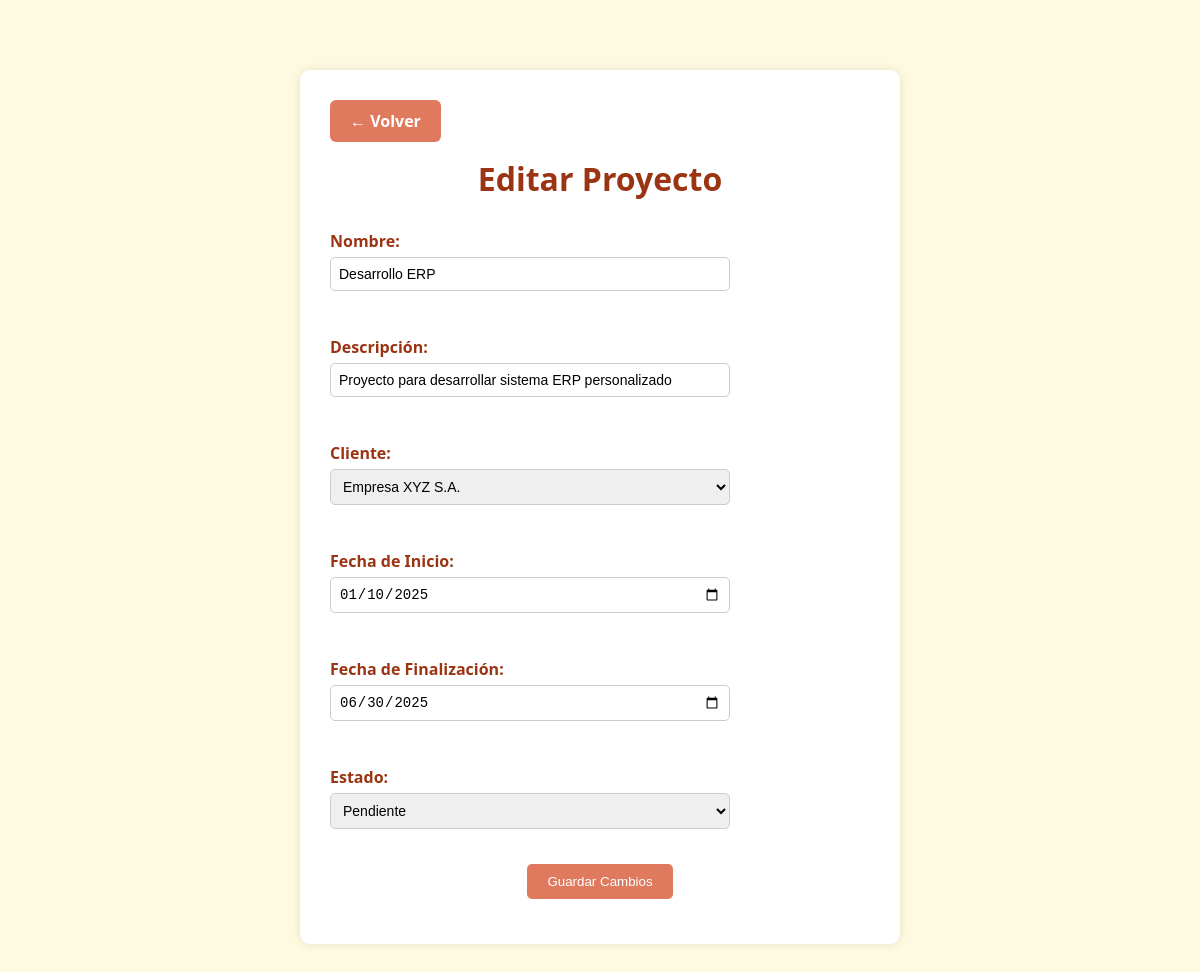
Screenshot of /index.php?accion=editarproyecto&idpro=1 (signed in) with the database file from the repository.
### tables this page shows
CREATE TABLE proyecto (
    idproyecto INT AUTO_INCREMENT PRIMARY KEY,
    nombre VARCHAR(150) NOT NULL,
    descripcion TEXT,
    cliente_id INT NOT NULL,
    fecha_inicio DATE,
    fecha_fin DATE,
    estado VARCHAR(50) DEFAULT 'pendiente',
    fecha_creado TIMESTAMP DEFAULT CURRENT_TIMESTAMP,
    CONSTRAINT fk_cliente FOREIGN KEY (cliente_id) REFERENCES cliente(idcliente) ON DELETE CASCADE
);

CREATE TABLE cliente (
    idcliente INT AUTO_INCREMENT PRIMARY KEY,
    nombre VARCHAR(150) NOT NULL,
    email VARCHAR(100),
    telefono VARCHAR(20),
    direccion TEXT,
    fecha_creado TIMESTAMP DEFAULT CURRENT_TIMESTAMP
);

### Config/DB.php (called while the page is built)
<?php
    class DB{
        public static function conectar(){
            $url="mysql: host=localhost; dbname=TecnoSoluciones";
            $user="root";
            $password="970091413";
            $cn=new PDO($url, $user, $password);
            return $cn;
        }
    }
?>

### Model/ProyectoModel.php (called while the page is built, shortened)
<?php
    require_once './config/DB.php';
    require_once 'Proyecto.php';
    class ProyectoModel{
        private $db;
        public function __construct(){
            $this->db=DB::conectar();
        }
        public function obtenerPorId($id) {
            $sql = "SELECT * FROM proyecto WHERE idproyecto = :id";
            $ps = $this->db->prepare($sql);
            $ps->bindParam(':id', $id);
            $ps->execute();
            $fila = $ps->fetch(PDO::FETCH_ASSOC);
    if ($fila) {
            $pro = new Proyecto();
            $pro->setIdproyecto($fila['idproyecto']);
            $pro->setNombre($fila['nombre']);
            $pro->setDescripcion($fila['descripcion']);
            $pro->setClienteId($fila['cliente_id']);
            $pro->setFechaInicio($fila['fecha_inicio']);
            $pro->setFechaFin($fila['fecha_fin']);
            $pro->setEstado($fila['estado']);
            return $pro;
        }
        return null;
}
    }
?>

### Model/Proyecto.php (called while the page is built, shortened)
<?php
    class Proyecto{
    private $nombre;
    private $descripcion;
    private $cliente_id;
    private $fecha_inicio;
    private $fecha_fin;
    private $estado;
    public function getNombre() {
        return $this->nombre;
    }
    public function setNombre($nombre) {
        $this->nombre = $nombre;
    }
    public function getDescripcion() {
        return $this->descripcion;
    }
    public function setDescripcion($descripcion) {
        $this->descripcion = $descripcion;
    }
    public function getClienteId() {
        return $this->cliente_id;
    }
    public function setClienteId($cliente_id) {
        $this->cliente_id = $cliente_id;
    }
    public function getFechaInicio() {
        return $this->fecha_inicio;
    }
    public function setFechaInicio($fecha_inicio) {
        $this->fecha_inicio = $fecha_inicio;
    }
    public function getFechaFin() {
        return $this->fecha_fin;
    }
    public function setFechaFin($fecha_fin) {
        $this->fecha_fin = $fecha_fin;
    }
    public function getEstado() {
        return $this->estado;
    }
    public function setEstado($estado) {
        $this->estado = $estado;
    }
}
?>

### Model/ClienteModel.php (called while the page is built, shortened)
<?php
require_once './config/DB.php';
require_once 'Cliente.php';
class ClienteModel {
    private $db;
    public function __construct() {
        $this->db = DB::conectar();
    }
    public function listar() {
        $sql = "SELECT idcliente, nombre FROM cliente";
        $ps = $this->db->prepare($sql);
        $ps->execute();
        $datos = $ps->fetchAll(PDO::FETCH_ASSOC);
        $clientes = [];
        foreach ($datos as $fila) {
            $cli = new Cliente();
            $cli->setIdcliente($fila['idcliente']);
            $cli->setNombre($fila['nombre']);
            $clientes[] = $cli;
        }
        return $clientes;
    }
}
?>

### Model/Cliente.php (called while the page is built, shortened)
<?php
    class Cliente{
    private  $idcliente;
    private  $nombre;
    public function getIdcliente(){
        return $this->idcliente;
    }
    public function setIdcliente($idcliente){
        $this->idcliente = $idcliente;
    }
    public function getNombre(){
        return $this->nombre;
    }
    public function setNombre($nombre){
        $this->nombre = $nombre;
    }
    }
?>

### View/viewEditarProyecto.php (the view, shortened to what this page needs)
<!DOCTYPE html>
<html lang="es">
<head>
    <link rel="stylesheet" href="../CSS/estilo.css">
</head>
<body>
    <div class="contenedor-pequeno">
        <a class="boton" href="index.php?accion=cargarproyectos">← Volver</a>
        <h1>Editar Proyecto</h1>
        <form class="formulario" action="index.php?accion=editarproyecto" method="post">
            <div class="campo">
                <label>Nombre:</label>
                <input type="text" name="txtNom" value="<?= $proyecto->getNombre() ?>" required>
            </div>
            <div class="campo">
                <label>Descripción:</label>
                <input type="text" name="txtDes" value="<?= $proyecto->getDescripcion() ?>" required>
            </div>
            <div class="campo">
                <label>Cliente:</label>
                <select name="txtCli" required>
                    <?php foreach ($clientes as $cli): ?>
                        <option value="<?= $cli->getIdcliente() ?>" <?= $cli->getIdcliente() == $proyecto->getClienteId() ? 'selected' : '' ?>>
                            <?= $cli->getNombre() ?>
                        </option>
                    <?php endforeach; ?>
                </select>
            </div>
            <div class="campo">
                <label>Fecha de Inicio:</label>
                <input type="date" name="txtIni" value="<?= $proyecto->getFechaInicio() ?>" required>
            </div>
            <div class="campo">
                <label>Fecha de Finalización:</label>
                <input type="date" name="txtFin" value="<?= $proyecto->getFechaFin() ?>" required>
            </div>
            <div class="campo">
                <label>Estado:</label>
                <select name="txtEst" required>
                    <option value="Pendiente" <?= $proyecto->getEstado() == 'Pendiente' ? 'selected' : '' ?>>Pendiente</option>
                </select>
            </div>
            <input class="boton" type="submit" value="Guardar Cambios">
        </form>
    </div>
</body>
</html>

### CSS/estilo.css (style rules this page uses)
* { margin: 0; padding: 0; box-sizing: border-box; }
body { font-family: 'Segoe UI', Tahoma, Geneva, Verdana, sans-serif; background-color: #fefae0; color: #333; padding: 20px; }
.contenedor-pequeno { max-width: 600px; margin: 50px auto; background: #fff; padding: 30px; border-radius: 10px; box-shadow: 0 0 10px rgba(0,0,0,0.1); }
h1 { color: #9a3412; margin-bottom: 20px; text-align: center; }
a { color: #e07a5f; text-decoration: none; font-weight: bold; }
.boton { display: inline-block; margin-bottom: 15px; padding: 10px 20px; background-color: #e07a5f; color: white; border-radius: 6px; text-align: center; }
form { margin-top: 20px; }
label { display: block; margin: 10px 0 5px; color: #9a3412; font-weight: bold; }
input[type="text"], input[type="email"], input[type="password"], input[type="date"], select { width: 100%; padding: 10px; margin-bottom: 15px; border: 1px solid #aaa; border-radius: 4px; }
input[type="submit"] { background-color: #e07a5f; color: #fff; border: none; padding: 10px 20px; border-radius: 5px; cursor: pointer; }
.formulario { display: flex; flex-direction: column; gap: 15px; margin-top: 20px; }
.campo { display: flex; flex-direction: column; }
input[type="text"], input[type="email"] { width: 300px; max-width: 100%; padding: 8px; font-size: 14px; }
.formulario { display: flex; flex-direction: column; align-items: center; gap: 20px; }
.campo { width: 100%; display: flex; flex-direction: column; }
input[type="text"], input[type="email"], input[type="date"], input[type="password"], select { width: 100%; max-width: 400px; padding: 8px; font-size: 14px; border-radius: 5px; border: 1px solid #ccc; }

### rows the page displays
proyecto: txtNom "Desarrollo ERP", txtDes "Proyecto para desarrollar sistema ERP personalizado", txtCli "Empresa XYZ S.A.", txtIni "01/10/2025", txtFin "06/30/2025"
